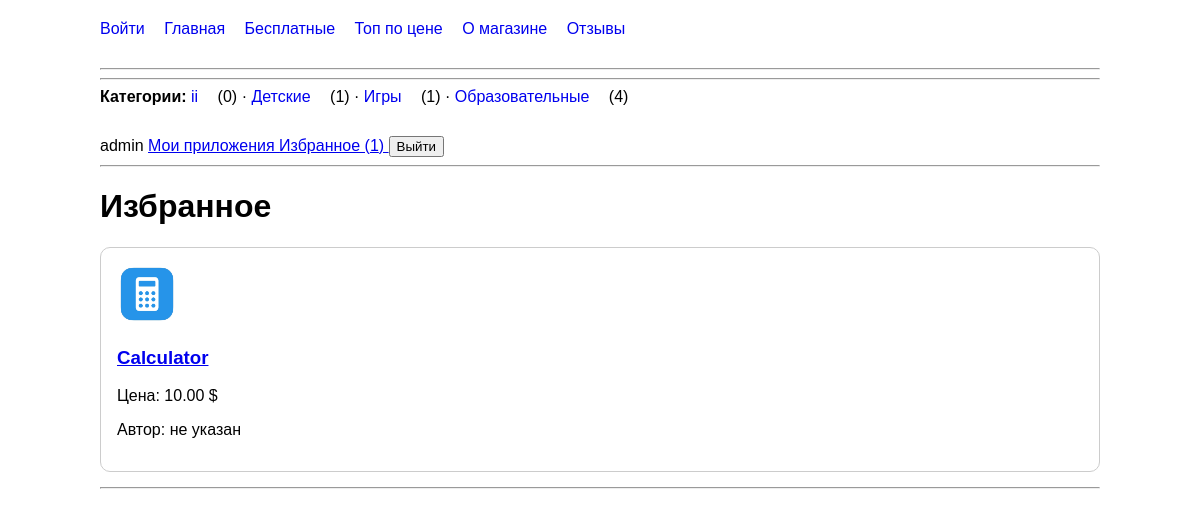
The page /favorites/ (signed in) on the database its author committed.
### mainapp/models.py (models this page shows, shortened)
class Category(models.Model):
    name = models.CharField(max_length=50)

class App(models.Model):
    name = models.CharField(max_length=200)
    description = models.TextField(blank=True)
    price = models.DecimalField(max_digits=10, decimal_places=2, default=0)
    created_at = models.DateTimeField(auto_now_add=True)
    downloads = models.PositiveIntegerField(default=0)
    category = models.ForeignKey(
        Category,
        on_delete=models.CASCADE,
        null=True,
        blank=True,
        related_name='apps',
    )
    icon = models.ImageField(
        upload_to='icons/',
        blank=True,
    )
    author = models.ForeignKey(
        User,
        on_delete=models.SET_NULL,
        null=True,
        blank=True,
        related_name='apps',
    )
    favorited_by = models.ManyToManyField(
        User,
        related_name='favorite_apps',
        blank=True,
    )

### mainapp/views.py (the view)
# urls.py: path('favorites/',views.favorites,name='favorites'),
@login_required
def favorites(request):
    apps = (
        request.user.favorite_apps
        .select_related('author', 'category')
        .order_by('-created_at')
    )
    return render(
        request,
        'mainapp/favorites.html',
        {
            'apps': apps,
        }
    )

### mainapp/context_processors.py (called while the page is built)
def store_menu(request):
    nav_categories = (
        Category.objects
        .annotate(apps_count=Count('apps'))
        .order_by('name')
    )
    return {
        'nav_categories': nav_categories,
    }

### mainapp/templates/mainapp/favorites.html (shortened to what this page needs)
{% extends 'mainapp/base.html' %}
{% block content %}
<h1>Избранное</h1>
{% for app in apps %}
    <div class="app-card">
        {% if app.icon %}
            <img
                src="{{ app.icon.url }}"
                alt="{{ app.name }}"
                width="60"
            >
        {% endif %}
        <h3>
            <a href="{% url 'mainapp:app_detail' app.id app.name %}">
                {{ app.name }}
            </a>
        </h3>
        <p>Цена: {{ app.price }} $</p>
        {% if app.author %}
            <p>Автор: {{ app.author.username }}</p>
        {% else %}
            <p>Автор: не указан</p>
        {% endif %}
    </div>
    <hr>
{% empty %}
    <p>В избранном пока ничего нет.</p>
{% endfor %}
{% endblock %}

### mainapp/templates/mainapp/base.html (shortened to what this page needs)
{% load static %}
<!DOCTYPE html>
<html lang="ru">
<head>
    <link rel="stylesheet" href="{% static 'mainapp/style.css' %}">
</head>
<nav>
    <a href="{% url 'mainapp:login' %}">Войти</a>
    <a href="{% url 'mainapp:home' %}">Главная</a>
    <a href="{% url 'mainapp:free' %}">Бесплатные</a>
    <a href="{% url 'mainapp:top' %}">Топ по цене</a>
    <a href="{% url 'mainapp:about' %}">О магазине</a>
    <a href="{% url 'mainapp:reviews' %}">Отзывы</a>
</nav>
<hr>
<hr>
<nav>
    <strong>Категории:</strong>
    {% for category in nav_categories %}
        <a href="{% url 'mainapp:category_detail' category.id category.name %}">
            {{ category.name }}
        </a>
        ({{ category.apps_count }})
        {% if not forloop.last %}
            ·
        {% endif %}
    {% empty %}
        Категорий пока нет.
    {% endfor %}
</nav>
{% if request.user.is_authenticated %}
    <span>{{ request.user.username }}</span>
    <a href="{% url 'mainapp:my_apps' %}">
        Мои приложения
    </a>
    <a href="{% url 'mainapp:favorites' %}">
        Избранное ({{ request.user.favorite_apps.count }})
    </a>
    <form method="post"
          action="{% url 'mainapp:logout' %}"
          style="display:inline;">
        <button type="submit">Выйти</button>
    </form>
{% endif %}
<hr>
{% block content %}
{% endblock %}
</body>
</html>

### mainapp/static/mainapp/style.css (style rules this page uses)
nav { margin-bottom: 30px; }
nav a { margin-right: 15px; text-decoration: none; }
.app-card { border: 1px solid #ccc; padding: 16px; margin-bottom: 15px; border-radius: 10px; }

### rows shown on the page
Category: name "ii", apps_count "0"
Category: name "Детские", apps_count "1"
Category: name "Игры", apps_count "1"
Category: name "Образовательные", apps_count "4"
App: icon (picture), name "Calculator", price "10.00", shows "Автор: не указан"

### other values the page prints
{{ request.user.username }} "admin"
{{ request.user.favorite_apps.count }} "1"
